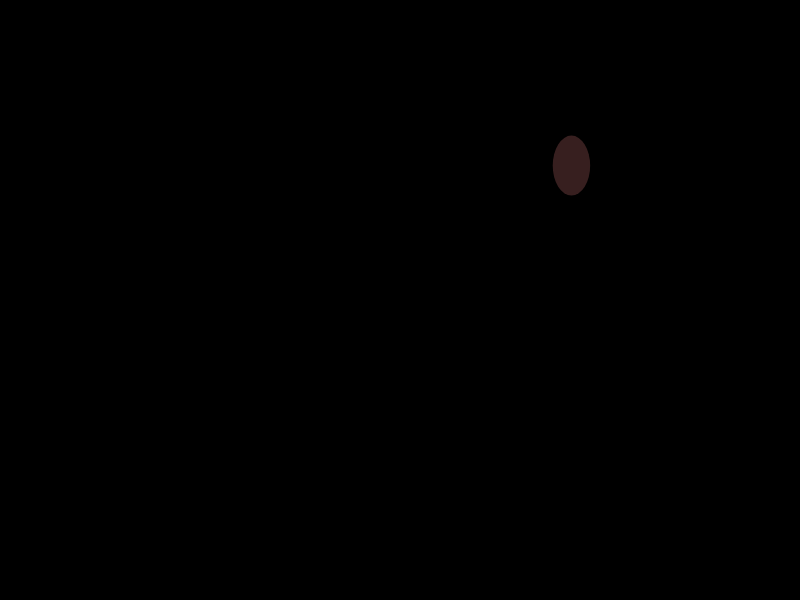
Frame 1 (no input)
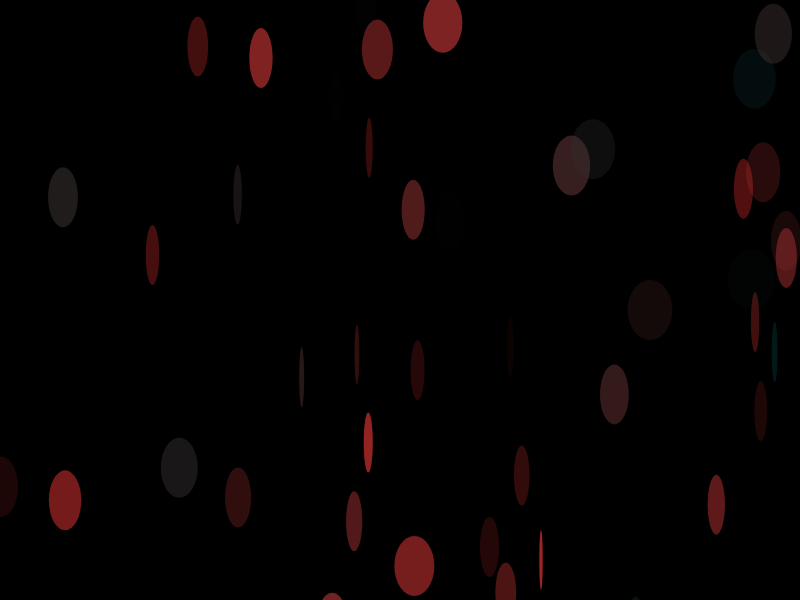
Frame 60 (no input)
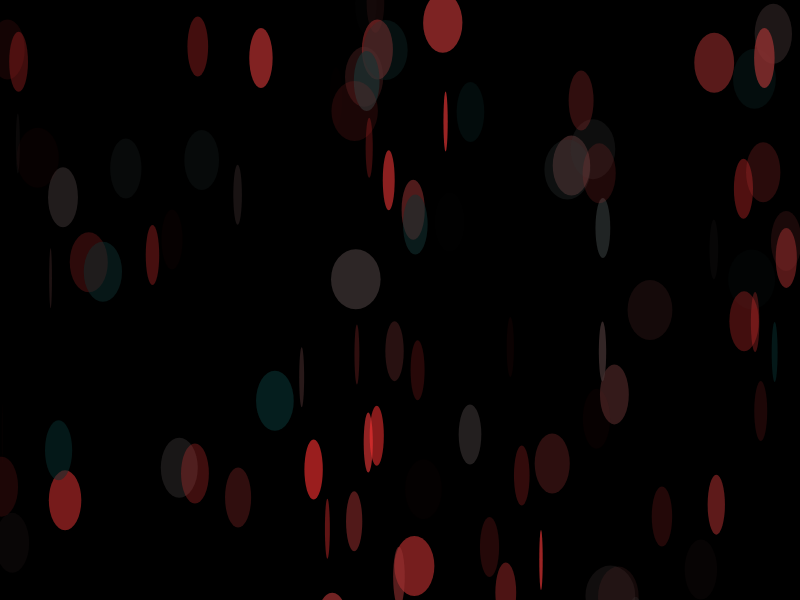
Frame 120 (the mouse pressed at the canvas centre since frame 60)

The p5.js sketch that drew these frames (run headless with seeded random() and noise() and a simulated clock; from frame 60 on, the mouse is pressed at the canvas centre):

// p5.js sketch
// ── sketch.js
/*
https://vimeo.com/channels/learningp5js/138327559 
*/

//Okay, lad os starte med at lave et objekt som dybest set bare er en cirkel
//Vi kalder den spot, og vi giver den variablene x og y (som en cirkel skal have for at være et sted)

var spot = {
    x: 50,
    y: 50,
    d: 50
};

//Lad os så tage og lave et nyt objekt til farver, hvor vi gemmer variablene rød, grøn, blå og transparens i
var col = {
    r: 50,
    g: 50,  
    b: 50,
    t: 50
};

//Så initierer vi programmet med et canvas og en baggrundsfarve
function setup(){
    createCanvas(800,600);
    background(0);
} 

//Og så bruger vi variablene til at tegne en enkel cirkel på et bestemt sted 
function draw(){
    spot.x = random(0,800);
    spot.y = random(0,800);
    spot.d = random(0,50);
    col.r = random(0,255);
    col.t = random(0,200);
    fill(col.r,col.g,col.b,col.t);
    noStroke();
    ellipse(spot.x,spot.y,spot.d,60);
}
